Frame 1 (no input): blank canvas, image omitted
Frame 60 (no input): blank canvas, image omitted
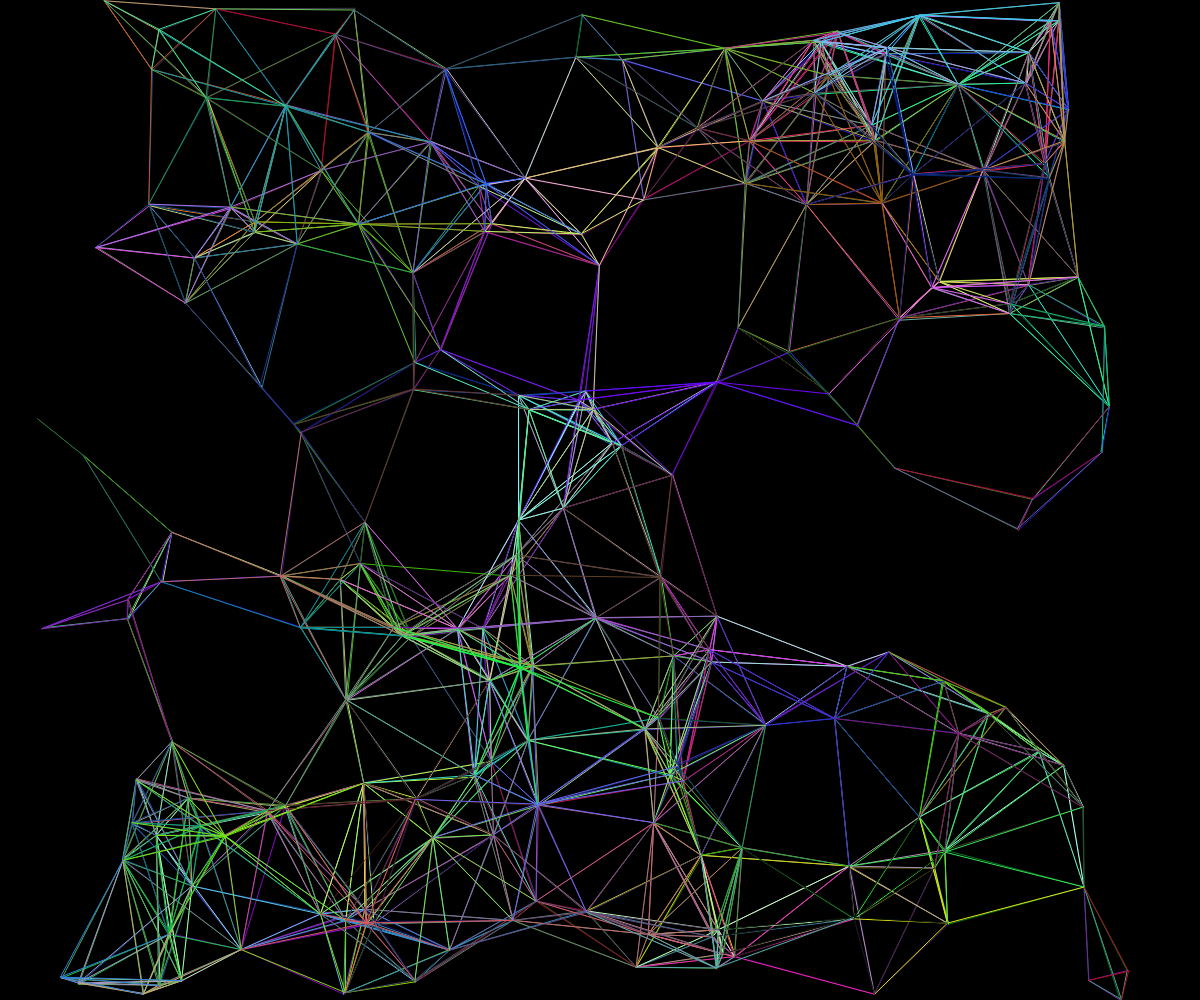
Frame 120 (the mouse pressed at the canvas centre since frame 60)

The p5.js sketch whose frames 1 and 60 were blank and that drew this single picture after the mouse press (run headless with seeded random() and noise() and a simulated clock; from frame 60 on, the mouse is pressed at the canvas centre):

// p5.js sketch
// ── sketch.js
// Project Title
// Your Name
// Date
//
// Extra for Experts:
// - describe what you did to take this project "above and beyond"

let nodes = [];
let reach = 150;


function setup() {
  createCanvas(windowWidth, windowHeight);
}

function draw() {
  background(0);
  for(let n of nodes){
    n.move();
    n.connect(nodes);
    n.display();
  }
}

function mousePressed(){
  if (mouseButton === "center"){
    nodes.push(new CSnode(mouseX, mouseY));
  }
  if( mouseButton === "left"){
    for (let i = 0; i < 200; i ++){
      let x = random(-500,500);
      let y = random(-500,500)
      nodes.push(new CSnode(mouseX + x, mouseY+y));
    }
  }
}




class CSnode{
  constructor(x,y){
    this.x = x; this.y = y, this.size = 0.5;
    this.c = color(random(255), random(255), random(255));
    this.xtime = random(100); this.ytime = random(100);
    this.timeshift = 0.01; this.maxspeed = 3;
  }
  display(){
    fill(this.c);
    noStroke();
    circle(this.x,this.y,this.size)
  }
  move(){
    let xspeed = noise(this.xtime);
    xspeed = map(xspeed, 0, 1, -this.maxspeed, this.maxspeed);
    this.xtime += this.timeshift;
    this.x += xspeed;
    if (this.x < 0){
      this.x = width;
    }
    else if (this.x > width){
      this.x = 0;
    }
    let yspeed = noise(this.ytime);
    yspeed = map(yspeed, 0, 1, -this.maxspeed, this.maxspeed);
    this.ytime += this.timeshift;
    this.y += yspeed;
    if (this.y < 0){
      this.y = height;
    }
    else if (this.y > height){
      this.y = 0;
    }
  }
  connect(nodeArray){
    stroke(this.c);
    for(let n of nodeArray){
      if( n !== this){
        let d = dist(this.x, this. y, n.x, n.y);
        if (d < reach){
          line(this.x, this.y, n.x, n.y);
        }
      }
    }
  }
}
